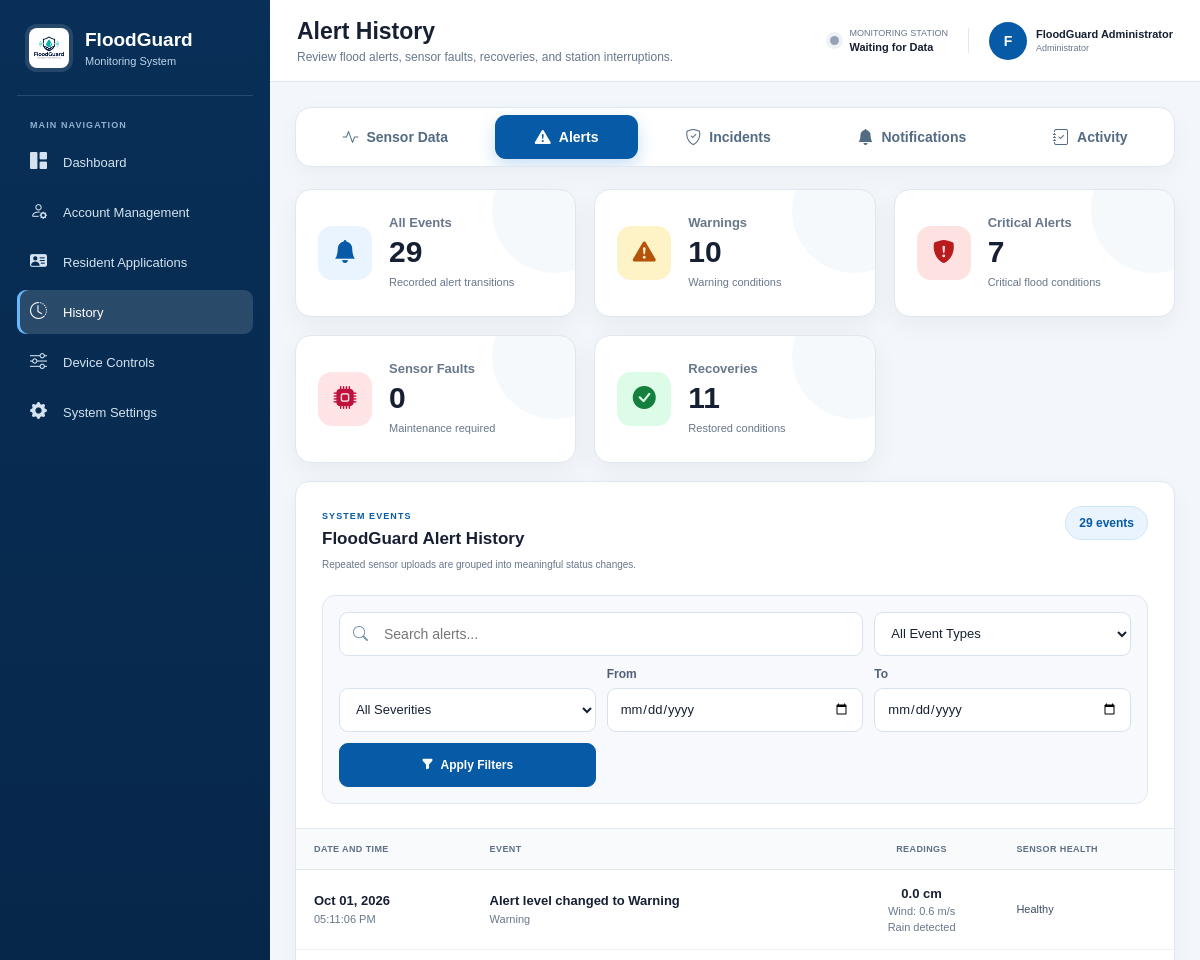
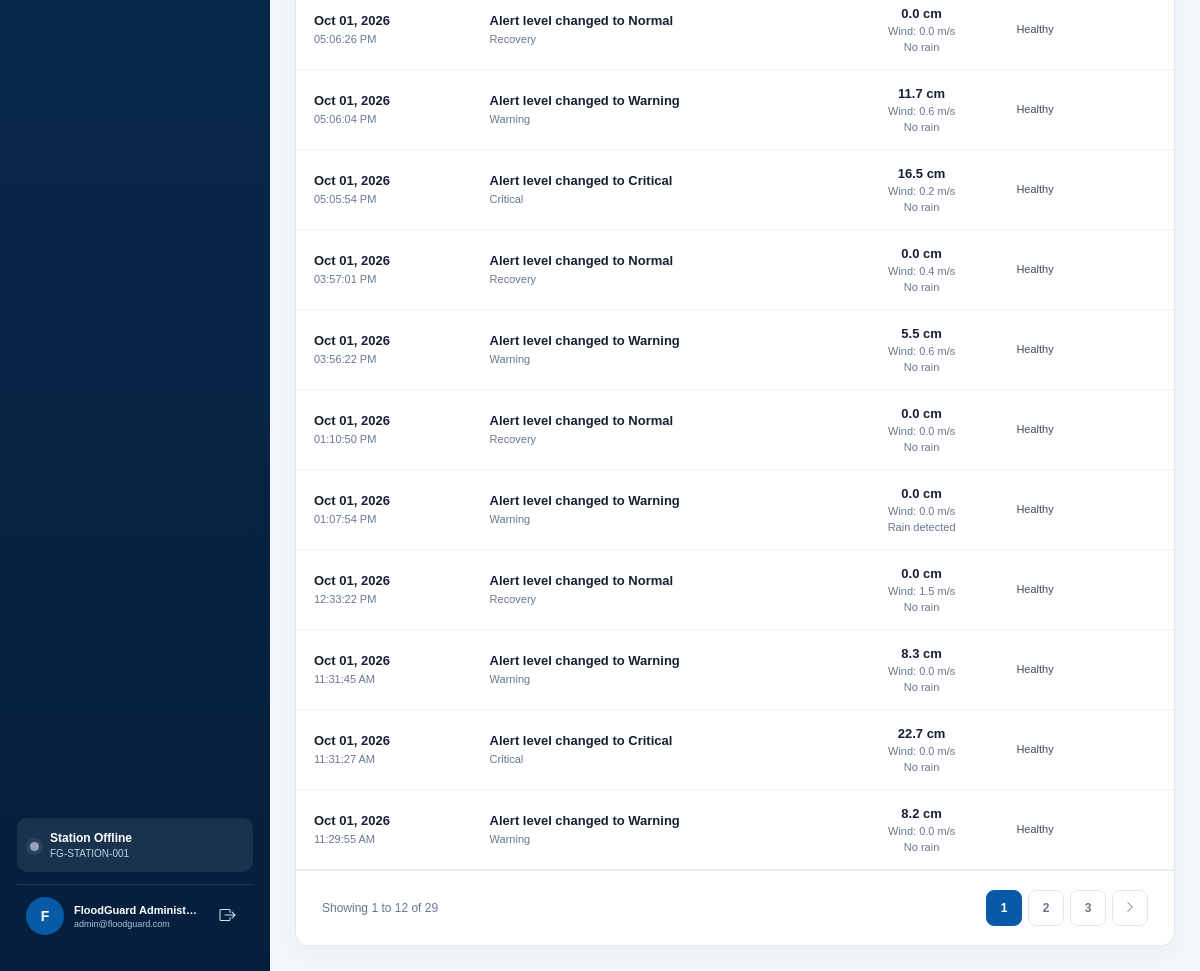
The app's page /admin/alert_history.php (signed in) with its own data (2 pictures, top to bottom).
### tables this page shows
CREATE TABLE `device_events` (
  `id` bigint(20) UNSIGNED NOT NULL,
  `monitoring_device_id` bigint(20) UNSIGNED NOT NULL,
  `sensor_reading_id` bigint(20) UNSIGNED DEFAULT NULL,
  `event_type` varchar(50) NOT NULL,
  `severity` enum('info','warning','critical') NOT NULL DEFAULT 'info',
  `title` varchar(150) NOT NULL,
  `details_json` longtext DEFAULT NULL,
  `occurred_at` datetime NOT NULL,
  `created_at` timestamp NOT NULL DEFAULT current_timestamp()
);

### admin/alert_history.php (the view, shortened to what the rows shown need)
<?php
require_once __DIR__ . '/../config/database.php';
try {
    $pdo->exec("SET time_zone = '+08:00'");
} catch (PDOException $exception) {
}
if (!function_exists('fgEscape')) {
    function fgEscape(?string $value): string
    {
        return htmlspecialchars($value ?? '', ENT_QUOTES, 'UTF-8');
    }
}
function alertHistoryLabel(string $value): string
{
    return ucwords(str_replace('_', ' ', $value));
}
function alertHistoryNumber(mixed $value, int $decimals = 1, string $suffix = ''): string
{
    return number_format((float) $value, $decimals) . $suffix;
}
$deviceId = 'FG-STATION-001';
$allEvents = [];
try {
    $deviceSettingStmt = $pdo->query(
        "SELECT setting_value
         FROM system_settings
         WHERE setting_key = 'device_id'
         LIMIT 1"
    );
    $configuredDeviceId = $deviceSettingStmt->fetchColumn();
    if (is_string($configuredDeviceId) && trim($configuredDeviceId) !== '') {
        $deviceId = trim($configuredDeviceId);
    }
} catch (PDOException $exception) {
}
try {
    $eventsStmt = $pdo->prepare(
        'SELECT
            de.id,
            de.sensor_reading_id,
            de.event_type,
            de.severity,
            de.title,
            de.details_json,
            de.occurred_at,
            md.device_uid,
            COALESCE(sr.water_level_cm, dl.water_level_cm) AS water_level_cm,
            COALESCE(sr.wind_speed_mps, dl.wind_speed_mps) AS wind_speed_mps,
            COALESCE(sr.rain_analog, dl.rain_analog) AS rain_analog,
            COALESCE(sr.rain_detected, dl.rain_detected, 0) AS rain_detected,
            COALESCE(sr.sensor_health, dl.sensor_health, "unknown") AS sensor_health,
            COALESCE(sr.device_status, dl.device_status, "offline") AS device_status
         FROM device_events de
         JOIN monitoring_devices md ON md.id = de.monitoring_device_id
         LEFT JOIN sensor_readings sr ON sr.id = de.sensor_reading_id
         LEFT JOIN device_latest_readings dl ON dl.monitoring_device_id = md.id
         WHERE md.device_uid = :device_id
           AND de.event_type IN (
               "alert_transition", "sensor_fault", "sensor_health_changed",
               "device_offline", "device_online"
           )
         ORDER BY de.occurred_at DESC, de.id DESC'
    );
    $eventsStmt->execute([':device_id' => $deviceId]);
    foreach ($eventsStmt->fetchAll(PDO::FETCH_ASSOC) as $row) {
        $details = json_decode((string) ($row['details_json'] ?? ''), true);
        $details = is_array($details) ? $details : [];
        $storedType = (string) $row['event_type'];
        $eventType = $storedType;
        $severity = (string) $row['severity'];
        $description = 'A confirmed FloodGuard monitoring state change was recorded.';
        if ($storedType === 'alert_transition') {
            $to = strtolower((string) ($details['to'] ?? 'normal'));
            $eventType = $to === 'normal' ? 'recovery' : $to;
            $severity = $to === 'critical' ? 'critical' : ($to === 'warning' ? 'warning' : 'normal');
            $description = 'Alert level changed from ' .
                alertHistoryLabel((string) ($details['from'] ?? 'not recorded')) . ' to ' .
                alertHistoryLabel($to) . '.';
        } elseif ($storedType === 'sensor_health_changed') {
            $eventType = 'sensor_restored';
            $severity = 'normal';
            $description = 'Sensor health changed to ' .
                alertHistoryLabel((string) ($details['to'] ?? 'healthy')) . '.';
        } elseif ($storedType === 'device_offline') {
            $eventType = 'station_offline';
            $severity = 'critical';
            $description = 'The station exceeded the confirmed offline timeout.';
        } elseif ($storedType === 'device_online') {
            $eventType = 'station_online';
            $severity = 'normal';
            $description = 'The monitoring station resumed transmitting live data.';
        } elseif ($storedType === 'sensor_fault') {
            $description = 'The monitoring station reported a confirmed sensor fault.';
        }
        $timestamp = strtotime((string) $row['occurred_at']) ?: time();
        $allEvents[] = [
            'event_key' => 'device-event-' . (int) $row['id'],
            'reading_id' => (int) ($row['sensor_reading_id'] ?? 0),
            'device_id' => (string) $row['device_uid'],
            'event_type' => $eventType,
            'severity' => $severity,
            'title' => (string) $row['title'],
            'description' => $description,
            'water_level_cm' => $row['water_level_cm'],
            'wind_speed_mps' => $row['wind_speed_mps'],
            'rain_analog' => $row['rain_analog'],
            'rain_detected' => (int) $row['rain_detected'],
            'sensor_health' => (string) $row['sensor_health'],
            'device_status' => (string) $row['device_status'],
            'created_at' => (string) $row['occurred_at'],
            'timestamp' => $timestamp
        ];
    }
} catch (PDOException $exception) {
    $databaseError = 'The alert-history records could not be loaded.';
}
$search = trim((string) ($_GET['search'] ?? ''));
$eventTypeFilter = trim((string) ($_GET['event_type'] ?? ''));
$severityFilter = trim((string) ($_GET['severity'] ?? ''));
$dateFrom = trim((string) ($_GET['date_from'] ?? ''));
$dateTo = trim((string) ($_GET['date_to'] ?? ''));
$allowedEventTypes = [
    'warning',
    'critical',
    'recovery',
    'sensor_fault',
    'sensor_restored',
    'station_offline',
    'station_online'
];
$allowedSeverities = ['normal', 'warning', 'critical'];
if (!in_array($eventTypeFilter, $allowedEventTypes, true)) {
    $eventTypeFilter = '';
}
if (!in_array($severityFilter, $allowedSeverities, true)) {
    $severityFilter = '';
}
$filteredEvents = array_values(array_filter(
    $allEvents,
    static function (array $event) use (
        $search,
        $eventTypeFilter,
        $severityFilter,
        $dateFrom,
        $dateTo
    ): bool {
        if ($eventTypeFilter !== '' && $event['event_type'] !== $eventTypeFilter) {
            return false;
        }
        if ($severityFilter !== '' && $event['severity'] !== $severityFilter) {
            return false;
        }
        $eventDate = substr((string) $event['created_at'], 0, 10);
        if ($dateFrom !== '' && $eventDate < $dateFrom) {
            return false;
        }
        if ($dateTo !== '' && $eventDate > $dateTo) {
            return false;
        }
        if ($search !== '') {
            $haystack = strtolower(implode(' ', [
                $event['title'],
                $event['description'],
                $event['event_type'],
                $event['severity'],
                $event['sensor_health']
            ]));
            if (!str_contains($haystack, strtolower($search))) {
                return false;
            }
        }
        return true;
    }
));
$recordsPerPage = 12;
$totalFilteredRecords = count($filteredEvents);
$totalPages = max(1, (int) ceil($totalFilteredRecords / $recordsPerPage));
$currentPage = min(max(1, (int) ($_GET['page'] ?? 1)), $totalPages);
$offset = ($currentPage - 1) * $recordsPerPage;
$pageEvents = array_slice($filteredEvents, $offset, $recordsPerPage);
$alertHistoryCssFile = __DIR__ . '/../assets/css/alert-history.css';
$alertHistoryCssUrl = '../assets/css/alert-history.css';
$alertHistoryCssVersion = is_file($alertHistoryCssFile)
    ? (string) filemtime($alertHistoryCssFile)
    : '1';
?>
<!DOCTYPE html>
<html lang="en">
<head>
    <link rel="stylesheet" href="../assets/css/admin.css">
    <link rel="stylesheet" href="../assets/css/sensor-history.css">
    <link
        rel="stylesheet"
        href="<?= fgEscape($alertHistoryCssUrl) ?>?v=<?= fgEscape($alertHistoryCssVersion) ?>"
    >
    <link rel="stylesheet" href="../assets/css/history-center.css">
    <link
        rel="stylesheet"
        href="https://cdn.jsdelivr.net/npm/bootstrap-icons@1.11.3/font/bootstrap-icons.min.css"
    >
</head>
<body>
<div class="admin-page">
    <?php require __DIR__ . '/includes/topbar.php'; ?>
    <main class="admin-content standard-admin-page alert-history-page sensor-history-page">
        <section class="content-card alert-history-card sensor-history-card">
            <div class="content-card-header alert-history-header sensor-history-header">
                <div>
                    <h2>FloodGuard Alert History</h2>
                </div>
            </div>
            <div class="table-container alert-table-container sensor-table-container">
                <table class="admin-table alert-history-table sensor-history-table">
                    <thead>
                    <tr>
                        <th>Date and Time</th>
                        <th>Event</th>
                        <th class="alert-readings-heading">Readings</th>
                        <th>Sensor Health</th>
                    </tr>
                    </thead>
                    <tbody>
                    <?php if (!$pageEvents): ?>
                        <tr>
                            <td colspan="6" class="empty-table alert-empty-table sensor-empty-table">
                                <i class="bi bi-bell-slash-fill"></i>
                                <strong>No alert events found</strong>
                                <span>Warning, Critical, recovery, fault, and connectivity events will appear here.</span>
                            </td>
                        </tr>
                    <?php else: ?>
                        <?php foreach ($pageEvents as $event): ?>
                            <?php
                            $modalRecord = [
                                'event_key' => (string) $event['event_key'],
                                'reading_id' => (int) $event['reading_id'],
                                'device_id' => (string) $event['device_id'],
                                'event_type' => alertHistoryLabel((string) $event['event_type']),
                                'severity' => (string) $event['severity'],
                                'severity_label' => alertHistoryLabel((string) $event['severity']),
                                'title' => (string) $event['title'],
                                'description' => (string) $event['description'],
                                'water_level' => alertHistoryNumber($event['water_level_cm'], 1, ' cm'),
                                'wind_speed' => alertHistoryNumber($event['wind_speed_mps'], 1, ' m/s'),
                                'rain_status' => (int) $event['rain_detected'] === 1
                                    ? 'Rain detected'
                                    : 'No rain',
                                'rain_analog' => $event['rain_analog'] !== null
                                    ? number_format((int) $event['rain_analog'])
                                    : 'No data',
                                'sensor_health' => alertHistoryLabel((string) $event['sensor_health']),
                                'device_status' => alertHistoryLabel((string) $event['device_status']),
                                'date_time' => date('M d, Y h:i:s A', (int) $event['timestamp'])
                            ];
                            $modalRecordJson = json_encode(
                                $modalRecord,
                                JSON_HEX_TAG | JSON_HEX_AMP | JSON_HEX_APOS | JSON_HEX_QUOT
                            ) ?: '{}';
                            ?>
                            <tr
                                class="alert-record-row"
                                tabindex="0"
                                data-alert-record="<?= fgEscape($modalRecordJson) ?>"
                                aria-label="View details for <?= fgEscape($event['title']) ?>"
                            >
                                <td>
                                    <div class="alert-date-cell sensor-date-cell">
                                        <strong><?= date('M d, Y', (int) $event['timestamp']) ?></strong>
                                        <span><?= date('h:i:s A', (int) $event['timestamp']) ?></span>
                                    </div>
                                </td>
                                <td>
                                    <div class="alert-event-cell <?= fgEscape($event['severity']) ?>">
                                        <div class="sensor-value-cell">
                                            <strong><?= fgEscape($event['title']) ?></strong>
                                            <span><?= fgEscape(alertHistoryLabel($event['event_type'])) ?></span>
                                        </div>
                                    </div>
                                </td>
                                <td class="alert-readings-cell">
                                    <strong><?= fgEscape(alertHistoryNumber($event['water_level_cm'], 1, ' cm')) ?></strong>
                                    <span>Wind: <?= fgEscape(alertHistoryNumber($event['wind_speed_mps'], 1, ' m/s')) ?></span>
                                    <span><?= (int) $event['rain_detected'] === 1 ? 'Rain detected' : 'No rain' ?></span>
                                </td>
                                <td><?= fgEscape(alertHistoryLabel($event['sensor_health'])) ?></td>
                            </tr>
                        <?php endforeach; ?>
                    <?php endif; ?>
                    </tbody>
                </table>
            </div>
        </section>
    </main>
</div>
</body>
</html>

### records on screen
device_events: timestamp "Oct 01, 2026", timestamp "05:11:06 PM", title "Alert level changed to Warning", severity "Warning", water_level_cm "0.0 cm", wind_speed_mps "0.6 m/s", shows "Rain detected", sensor_health "Healthy"
device_events: timestamp "Oct 01, 2026", timestamp "05:06:26 PM", title "Alert level changed to Normal", event_type "Recovery", water_level_cm "0.0 cm", wind_speed_mps "0.0 m/s", shows "No rain", sensor_health "Healthy"
device_events: timestamp "Oct 01, 2026", timestamp "05:06:04 PM", title "Alert level changed to Warning", severity "Warning", water_level_cm "11.7 cm", wind_speed_mps "0.6 m/s", shows "No rain", sensor_health "Healthy"
device_events: timestamp "Oct 01, 2026", timestamp "05:05:54 PM", title "Alert level changed to Critical", severity "Critical", water_level_cm "16.5 cm", wind_speed_mps "0.2 m/s", shows "No rain", sensor_health "Healthy"
device_events: timestamp "Oct 01, 2026", timestamp "03:57:01 PM", title "Alert level changed to Normal", event_type "Recovery", water_level_cm "0.0 cm", wind_speed_mps "0.4 m/s", shows "No rain", sensor_health "Healthy"
device_events: timestamp "Oct 01, 2026", timestamp "03:56:22 PM", title "Alert level changed to Warning", severity "Warning", water_level_cm "5.5 cm", wind_speed_mps "0.6 m/s", shows "No rain", sensor_health "Healthy"
device_events: timestamp "Oct 01, 2026", timestamp "01:10:50 PM", title "Alert level changed to Normal", event_type "Recovery", water_level_cm "0.0 cm", wind_speed_mps "0.0 m/s", shows "No rain", sensor_health "Healthy"
device_events: timestamp "Oct 01, 2026", timestamp "01:07:54 PM", title "Alert level changed to Warning", severity "Warning", water_level_cm "0.0 cm", wind_speed_mps "0.0 m/s", shows "Rain detected", sensor_health "Healthy"
device_events: timestamp "Oct 01, 2026", timestamp "12:33:22 PM", title "Alert level changed to Normal", event_type "Recovery", water_level_cm "0.0 cm", wind_speed_mps "1.5 m/s", shows "No rain", sensor_health "Healthy"
device_events: timestamp "Oct 01, 2026", timestamp "11:31:45 AM", title "Alert level changed to Warning", severity "Warning", water_level_cm "8.3 cm", wind_speed_mps "0.0 m/s", shows "No rain", sensor_health "Healthy"
device_events: timestamp "Oct 01, 2026", timestamp "11:31:27 AM", title "Alert level changed to Critical", severity "Critical", water_level_cm "22.7 cm", wind_speed_mps "0.0 m/s", shows "No rain", sensor_health "Healthy"
device_events: timestamp "Oct 01, 2026", timestamp "11:29:55 AM", title "Alert level changed to Warning", severity "Warning", water_level_cm "8.2 cm", wind_speed_mps "0.0 m/s", shows "No rain", sensor_health "Healthy"

### other values on screen
fgEscape($sidebarSystemName) "FloodGuard"
fgEscape($link['label']) "Dashboard"
fgEscape($link['label']) "Account Management"
fgEscape($link['label']) "Resident Applications"
fgEscape($link['label']) "History"
fgEscape($link['label']) "Device Controls"
fgEscape($link['label']) "System Settings"
fgEscape($sidebarDeviceId) "FG-STATION-001"
fgEscape($pageTitle) "Alert History"
fgEscape($pageSubtitle) "Review flood alerts, sensor faults, recoveries, and station interruptions."
fgEscape($label) "Sensor Data"
fgEscape($label) "Alerts"
fgEscape($label) "Incidents"
fgEscape($label) "Notifications"
fgEscape($label) "Activity"
